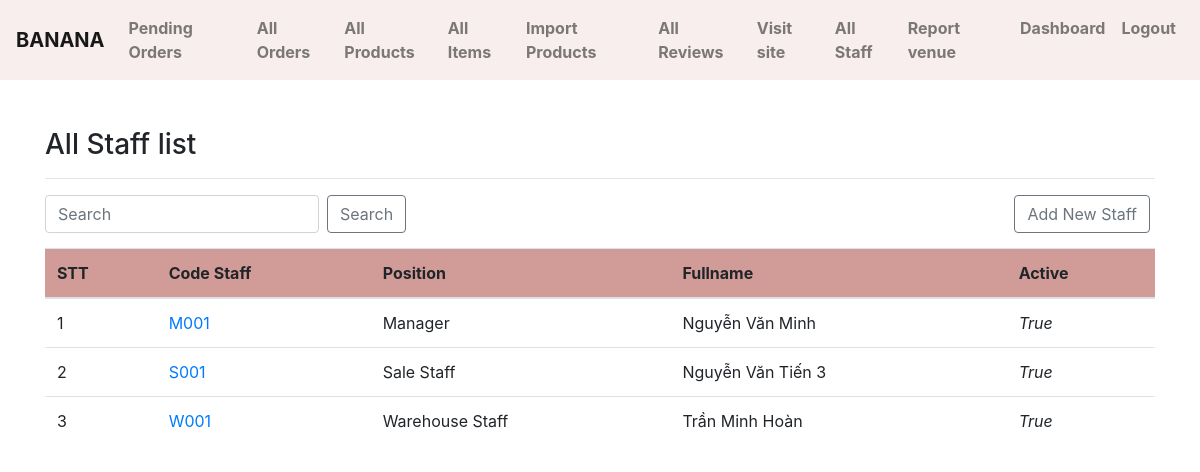
Screenshot of /admin-staff/list/ (signed in) with the database file from the repository.
### ecomapp/models.py (models this page shows, shortened)
class Staffs(models.Model):
    codeStaff = models.CharField(db_column='codeStaff', max_length=255,unique=True)
    position = models.CharField(db_column='Position', max_length=255, blank=True, null=True)  # Field name made lowercase.
    salary = models.IntegerField(db_column='Salary', blank=True, null=True)  # Field name made lowercase.
    startdate = models.DateField(db_column='StartDate', blank=True, null=True)  # Field name made lowercase.
    workingtime = models.IntegerField(db_column='WorkingTime', blank=True, null=True)  # Field name made lowercase.
    userid = models.OneToOneField('Users', models.CASCADE, db_column='UsersID', primary_key=True)  # Field name made lowercase.
    class Meta:
        db_table = 'staffs'

class Users(models.Model):
    id = models.AutoField(db_column='ID', primary_key=True)  # Field name made lowercase.
    dateofbirth = models.DateField(db_column='DateOfBirth', blank=True, null=True)  # Field name made lowercase.
    gender = models.CharField(db_column='Gender', max_length=255, blank=True, null=True)  # Field name made lowercase.
    accountid = models.OneToOneField('Account', models.CASCADE, db_column='AccountID', blank=True, null=True)
    contactinfoid = models.OneToOneField('ContactInfo', models.CASCADE, db_column='ContactInfoID', blank=True, null=True)
    fullnameid = models.OneToOneField('FullName', models.CASCADE, db_column='FullNameID', blank=True, null=True)
    addressid = models.OneToOneField('Address', models.CASCADE, db_column='AddressID', blank=True, null=True)
    is_active = models.BooleanField(db_column='IsAcitve', default= True)
    class Meta:
        db_table = 'users'

class Fullname(models.Model):
    id = models.AutoField(db_column='ID', primary_key=True)  # Field name made lowercase.
    firstname = models.CharField(db_column='FirstName', max_length=255, blank=True, null=True)  # Field name made lowercase.
    middlename = models.CharField(db_column='MiddleName', max_length=255, blank=True, null=True)  # Field name made lowercase.
    lastname = models.CharField(db_column='LastName', max_length=255, blank=True, null=True)  # Field name made lowercase.
    class Meta:
        db_table = 'fullname'
    @property
    def fullname(self):
        return f"{self.firstname} {self.middlename} {self.lastname}"

### ecomapp/views.py (the view)
# urls.py: path("admin-staff/list/", AdminStaffListView.as_view(), name="adminstafflist"),
class AdminStaffListView(AdminRequiredMixin, TemplateView):
    template_name = "adminpages/stafflist.html"
    def get_context_data(self, **kwargs):
        context = super().get_context_data(**kwargs)
        kw = self.request.GET.get("keyword")
        if kw is not None:
            queryset = Staffs.objects.filter(
                Q(codeStaff__icontains=kw) | Q(position__icontains=kw))
        else:
            queryset = Staffs.objects.all()
        context["allstaffs"] = queryset
        return context

### ecomapp/views.py (called while the page is built)
    def dispatch(self, request, *args, **kwargs):
        if request.user.is_authenticated and Staffs.objects.filter(userid__accountid__user = request.user).exists() and Users.objects.filter(accountid__user = request.user, is_active = True).exists():
            pass
        else:
            return redirect("/admin-login/")
        return super().dispatch(request, *args, **kwargs)

### templates/adminpages/stafflist.html (shortened to what this page needs)
{% extends "adminpages/adminbase.html" %}
{% block content %}
    {% if request.user.account.users.staffs.position == "Manager" %}
    <div class="container" style="padding-top: 3rem">
        <div class="row">
            <div class="col-md-12">
                <h3>All Staff list</h3><hr>
                <div class = "row">
                    <div class = "col-6">
                <form class="form-inline my-2 my-lg-0" action="{% url 'ecomapp:adminstafflist' %}" method="GET">
                    <input name="keyword" class="form-control mr-sm-2" type="search" placeholder="Search"
                        aria-label="Search" required>
                    <button class="btn btn-outline-secondary" type="submit">Search</button>
                </form>
                </div>
                <div class = "col">
                <a class="btn btn-outline-secondary"  href="{% url 'ecomapp:adminstaffcreate' %}" style = "margin-right: 5px; float: right;" role="button">Add New Staff </a>
                </div>
                </div>
                <table class="table table-hover" style="margin-top: 15px;">
                    <thead style="background-color: #D19C97">
                        <tr>
                            <th class="align-middle" scope="col">STT</th>
                            <th class="align-middle" scope="col">Code Staff</th>
                            <th class="align-middle" scope="col">Position</th>
                            <th class="align-middle" scope="col">Fullname</th>
                            <th class="align-middle" scope="col">Active</th>
                        </tr>
                    </thead>
                    <tbody>
                        {% for p in allstaffs %}
                        <tr>
                            <td class="align-middle" scope="row">{{forloop.counter}}</td>
                            <td class="align-middle"><a href="{% url 'ecomapp:adminstaffdetail' p.userid.id %}">{{p.codeStaff}}</td>
                            <td class="align-middle">{{p.position}}</td>
                            <td class="align-middle">{{p.userid.fullnameid.fullname}}</td>
                            <td class="align-middle" style="font-style: italic; font-weight: 400;">{{p.userid.is_active}}</td>
                        </tr>
                        {% endfor %}
                    </tbody>
                </table>
            </div>
        </div>
    </div>
    {% else %}
        <p> Không có quyền truy cập </p>
    {% endif%}
{% endblock %}

### rows the page displays
Staffs: codeStaff "M001", position "Manager", userid.fullnameid.fullname "Nguyễn Văn Minh", userid.is_active "True"
Staffs: codeStaff "S001", position "Sale Staff", userid.fullnameid.fullname "Nguyễn Văn Tiến 3", userid.is_active "True"
Staffs: codeStaff "W001", position "Warehouse Staff", userid.fullnameid.fullname "Trần Minh Hoàn", userid.is_active "True"
